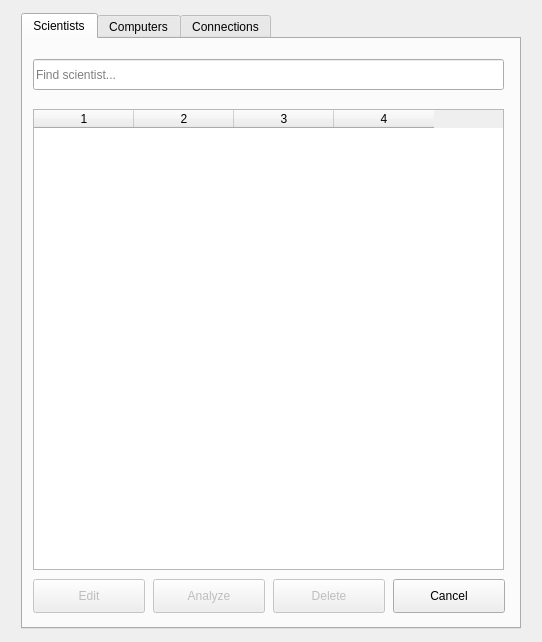
<?xml version="1.0" encoding="UTF-8"?>
<ui version="4.0">
 <class>ListOptions</class>
 <widget class="QDialog" name="ListOptions">
  <property name="geometry">
   <rect>
    <x>0</x>
    <y>0</y>
    <width>542</width>
    <height>642</height>
   </rect>
  </property>
  <property name="minimumSize">
   <size>
    <width>542</width>
    <height>642</height>
   </size>
  </property>
  <property name="maximumSize">
   <size>
    <width>542</width>
    <height>642</height>
   </size>
  </property>
  <property name="windowTitle">
   <string>Dialog</string>
  </property>
  <property name="windowIcon">
   <iconset resource="icons.qrc">
    <normaloff>:/icon/Icons/ListIcon.png</normaloff>:/icon/Icons/ListIcon.png</iconset>
  </property>
  <layout class="QHBoxLayout" name="horizontalLayout">
   <item>
    <widget class="QTabWidget" name="tabList">
     <property name="enabled">
      <bool>true</bool>
     </property>
     <property name="minimumSize">
      <size>
       <width>500</width>
       <height>616</height>
      </size>
     </property>
     <property name="maximumSize">
      <size>
       <width>500</width>
       <height>616</height>
      </size>
     </property>
     <property name="cursor">
      <cursorShape>PointingHandCursor</cursorShape>
     </property>
     <property name="currentIndex">
      <number>0</number>
     </property>
     <widget class="QWidget" name="tabScientists">
      <attribute name="title">
       <string>Scientists</string>
      </attribute>
      <widget class="QTableWidget" name="scientistsList">
       <property name="geometry">
        <rect>
         <x>10</x>
         <y>70</y>
         <width>471</width>
         <height>461</height>
        </rect>
       </property>
       <property name="minimumSize">
        <size>
         <width>401</width>
         <height>0</height>
        </size>
       </property>
       <property name="mouseTracking">
        <bool>true</bool>
       </property>
       <property name="accessibleName">
        <string/>
       </property>
       <property name="lineWidth">
        <number>0</number>
       </property>
       <property name="verticalScrollBarPolicy">
        <enum>Qt::ScrollBarAsNeeded</enum>
       </property>
       <property name="horizontalScrollBarPolicy">
        <enum>Qt::ScrollBarAlwaysOff</enum>
       </property>
       <property name="showGrid">
        <bool>false</bool>
       </property>
       <property name="sortingEnabled">
        <bool>true</bool>
       </property>
       <property name="rowCount">
        <number>5</number>
       </property>
       <property name="columnCount">
        <number>4</number>
       </property>
       <attribute name="horizontalHeaderDefaultSectionSize">
        <number>100</number>
       </attribute>
       <attribute name="verticalHeaderVisible">
        <bool>false</bool>
       </attribute>
       <attribute name="verticalHeaderCascadingSectionResizes">
        <bool>true</bool>
       </attribute>
       <attribute name="verticalHeaderDefaultSectionSize">
        <number>30</number>
       </attribute>
       <attribute name="verticalHeaderShowSortIndicator" stdset="0">
        <bool>false</bool>
       </attribute>
       <attribute name="verticalHeaderStretchLastSection">
        <bool>false</bool>
       </attribute>
       <row/>
       <row/>
       <row/>
       <row/>
       <row/>
       <column/>
       <column/>
       <column/>
       <column/>
      </widget>
      <widget class="QPushButton" name="analyzeScientistBotton">
       <property name="enabled">
        <bool>false</bool>
       </property>
       <property name="geometry">
        <rect>
         <x>130</x>
         <y>540</y>
         <width>112</width>
         <height>34</height>
        </rect>
       </property>
       <property name="cursor">
        <cursorShape>PointingHandCursor</cursorShape>
       </property>
       <property name="text">
        <string>Analyze</string>
       </property>
      </widget>
      <widget class="QPushButton" name="editScientist">
       <property name="enabled">
        <bool>false</bool>
       </property>
       <property name="geometry">
        <rect>
         <x>10</x>
         <y>540</y>
         <width>112</width>
         <height>34</height>
        </rect>
       </property>
       <property name="cursor">
        <cursorShape>PointingHandCursor</cursorShape>
       </property>
       <property name="text">
        <string>Edit</string>
       </property>
      </widget>
      <widget class="QPushButton" name="deleteScientistButton">
       <property name="enabled">
        <bool>false</bool>
       </property>
       <property name="geometry">
        <rect>
         <x>250</x>
         <y>540</y>
         <width>112</width>
         <height>34</height>
        </rect>
       </property>
       <property name="cursor">
        <cursorShape>PointingHandCursor</cursorShape>
       </property>
       <property name="text">
        <string>Delete</string>
       </property>
      </widget>
      <widget class="QLineEdit" name="findSciLineEdit">
       <property name="geometry">
        <rect>
         <x>10</x>
         <y>20</y>
         <width>471</width>
         <height>31</height>
        </rect>
       </property>
       <property name="placeholderText">
        <string>Find scientist...</string>
       </property>
       <property name="clearButtonEnabled">
        <bool>true</bool>
       </property>
      </widget>
      <widget class="QPushButton" name="cancelSciPushButton">
       <property name="geometry">
        <rect>
         <x>370</x>
         <y>540</y>
         <width>112</width>
         <height>34</height>
        </rect>
       </property>
       <property name="cursor">
        <cursorShape>PointingHandCursor</cursorShape>
       </property>
       <property name="text">
        <string>Cancel</string>
       </property>
      </widget>
     </widget>
     <widget class="QWidget" name="tabComputers">
      <attribute name="title">
       <string>Computers</string>
      </attribute>
      <widget class="QTableWidget" name="computersList">
       <property name="geometry">
        <rect>
         <x>10</x>
         <y>70</y>
         <width>471</width>
         <height>461</height>
        </rect>
       </property>
       <property name="minimumSize">
        <size>
         <width>421</width>
         <height>0</height>
        </size>
       </property>
       <property name="accessibleName">
        <string/>
       </property>
       <property name="lineWidth">
        <number>0</number>
       </property>
       <property name="verticalScrollBarPolicy">
        <enum>Qt::ScrollBarAsNeeded</enum>
       </property>
       <property name="horizontalScrollBarPolicy">
        <enum>Qt::ScrollBarAlwaysOff</enum>
       </property>
       <property name="showGrid">
        <bool>false</bool>
       </property>
       <property name="sortingEnabled">
        <bool>true</bool>
       </property>
       <property name="rowCount">
        <number>5</number>
       </property>
       <property name="columnCount">
        <number>4</number>
       </property>
       <attribute name="horizontalHeaderDefaultSectionSize">
        <number>100</number>
       </attribute>
       <attribute name="verticalHeaderVisible">
        <bool>false</bool>
       </attribute>
       <attribute name="verticalHeaderDefaultSectionSize">
        <number>30</number>
       </attribute>
       <row/>
       <row/>
       <row/>
       <row/>
       <row/>
       <column/>
       <column/>
       <column/>
       <column/>
      </widget>
      <widget class="QLabel" name="label_8">
       <property name="geometry">
        <rect>
         <x>20</x>
         <y>300</y>
         <width>68</width>
         <height>19</height>
        </rect>
       </property>
       <property name="text">
        <string/>
       </property>
      </widget>
      <widget class="QPushButton" name="editComputers">
       <property name="enabled">
        <bool>false</bool>
       </property>
       <property name="geometry">
        <rect>
         <x>10</x>
         <y>540</y>
         <width>112</width>
         <height>34</height>
        </rect>
       </property>
       <property name="cursor">
        <cursorShape>PointingHandCursor</cursorShape>
       </property>
       <property name="text">
        <string>Edit</string>
       </property>
      </widget>
      <widget class="QLineEdit" name="findComLineEdit">
       <property name="geometry">
        <rect>
         <x>10</x>
         <y>20</y>
         <width>471</width>
         <height>31</height>
        </rect>
       </property>
       <property name="placeholderText">
        <string>Find computer...</string>
       </property>
       <property name="clearButtonEnabled">
        <bool>true</bool>
       </property>
      </widget>
      <widget class="QPushButton" name="analyzeComButton">
       <property name="enabled">
        <bool>false</bool>
       </property>
       <property name="geometry">
        <rect>
         <x>130</x>
         <y>540</y>
         <width>112</width>
         <height>34</height>
        </rect>
       </property>
       <property name="cursor">
        <cursorShape>PointingHandCursor</cursorShape>
       </property>
       <property name="text">
        <string>Analyze</string>
       </property>
      </widget>
      <widget class="QPushButton" name="deleteComButton">
       <property name="enabled">
        <bool>false</bool>
       </property>
       <property name="geometry">
        <rect>
         <x>250</x>
         <y>540</y>
         <width>112</width>
         <height>34</height>
        </rect>
       </property>
       <property name="cursor">
        <cursorShape>PointingHandCursor</cursorShape>
       </property>
       <property name="text">
        <string>Delete</string>
       </property>
      </widget>
      <widget class="QPushButton" name="cancelComPushButton">
       <property name="geometry">
        <rect>
         <x>370</x>
         <y>540</y>
         <width>112</width>
         <height>34</height>
        </rect>
       </property>
       <property name="cursor">
        <cursorShape>PointingHandCursor</cursorShape>
       </property>
       <property name="text">
        <string>Cancel</string>
       </property>
      </widget>
     </widget>
     <widget class="QWidget" name="tabConnections">
      <attribute name="title">
       <string>Connections</string>
      </attribute>
      <widget class="QTableWidget" name="connectionsList">
       <property name="geometry">
        <rect>
         <x>10</x>
         <y>70</y>
         <width>471</width>
         <height>461</height>
        </rect>
       </property>
       <property name="minimumSize">
        <size>
         <width>421</width>
         <height>0</height>
        </size>
       </property>
       <property name="accessibleName">
        <string/>
       </property>
       <property name="lineWidth">
        <number>0</number>
       </property>
       <property name="verticalScrollBarPolicy">
        <enum>Qt::ScrollBarAsNeeded</enum>
       </property>
       <property name="horizontalScrollBarPolicy">
        <enum>Qt::ScrollBarAlwaysOff</enum>
       </property>
       <property name="showGrid">
        <bool>false</bool>
       </property>
       <property name="sortingEnabled">
        <bool>true</bool>
       </property>
       <property name="rowCount">
        <number>5</number>
       </property>
       <property name="columnCount">
        <number>2</number>
       </property>
       <attribute name="horizontalHeaderDefaultSectionSize">
        <number>100</number>
       </attribute>
       <attribute name="verticalHeaderVisible">
        <bool>false</bool>
       </attribute>
       <attribute name="verticalHeaderDefaultSectionSize">
        <number>30</number>
       </attribute>
       <row/>
       <row/>
       <row/>
       <row/>
       <row/>
       <column/>
       <column/>
      </widget>
      <widget class="QLineEdit" name="findConnLineEdit">
       <property name="geometry">
        <rect>
         <x>10</x>
         <y>20</y>
         <width>471</width>
         <height>31</height>
        </rect>
       </property>
       <property name="placeholderText">
        <string>Find connection...</string>
       </property>
       <property name="clearButtonEnabled">
        <bool>true</bool>
       </property>
      </widget>
      <widget class="QPushButton" name="deletConnPushButton">
       <property name="geometry">
        <rect>
         <x>240</x>
         <y>540</y>
         <width>112</width>
         <height>34</height>
        </rect>
       </property>
       <property name="cursor">
        <cursorShape>PointingHandCursor</cursorShape>
       </property>
       <property name="text">
        <string>Delete</string>
       </property>
      </widget>
      <widget class="QPushButton" name="cancelConnPushButton">
       <property name="geometry">
        <rect>
         <x>370</x>
         <y>540</y>
         <width>112</width>
         <height>34</height>
        </rect>
       </property>
       <property name="cursor">
        <cursorShape>PointingHandCursor</cursorShape>
       </property>
       <property name="text">
        <string>Cancel</string>
       </property>
      </widget>
     </widget>
    </widget>
   </item>
  </layout>
 </widget>
 <resources>
  <include location="icons.qrc"/>
 </resources>
 <connections/>
</ui>
